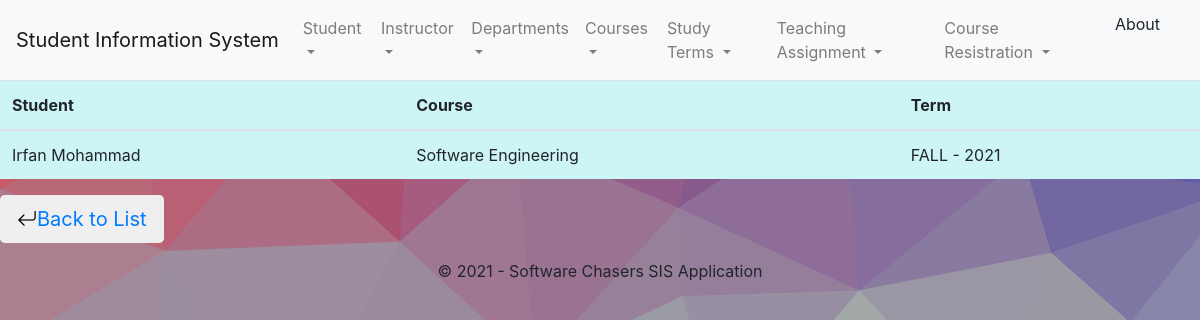
/registration/details/1, run on the app's committed database.
### sisapp/models.py (models this page shows, shortened)
class Registration(models.Model):
    student_id = models.ForeignKey(Student, on_delete=models.CASCADE)
    course_id = models.ForeignKey(Course, on_delete=models.CASCADE)
    term_id = models.ForeignKey(StudyTerm, on_delete=models.CASCADE)

class Student(models.Model):
    student_id = models.IntegerField(primary_key=True)
    student_first_name = models.CharField(max_length=32)
    student_last_name = models.CharField(max_length=32)
    student_email = models.EmailField()
    student_phone = models.CharField(max_length=32)
    student_address = models.TextField()
    def __str__(self):
        return self.student_first_name + " " + self.student_last_name

class Course(models.Model):
    id = models.AutoField(primary_key=True)
    course_id = models.CharField(max_length=16)
    course_name = models.CharField(max_length=32)
    course_dept_id = models.ForeignKey(Department, on_delete=models.CASCADE)
    def __str__(self):
        return self.course_name

class StudyTerm(models.Model):
    seasons = (
        ('SPRING', 'Spring'),
        ('FALL', 'Fall'),
    )
    term_id = models.AutoField(primary_key=True)
    term_start_date = models.DateField()
    term_end_date = models.DateField()
    term_season = models.CharField(max_length=32, choices=seasons)
    term_year = models.CharField(max_length=8)
    def __str__(self):
        return "{} - {}".format(self.term_season, self.term_year)

### sisapp/Views/registrationViews.py (the view)
class RegistrationDetailView(DetailView):
    model = Registration

### templates/registration/registration_list_item.html (shortened to what this page needs)
{% extends 'base.html' %}
{% block body_block %}
<table class="table table-hover">
<thead>
<tr>
    <th scope="col">Student</th>
    <th scope="col">Course</th>
    <th scope="col">Term</th>
</tr>
</thead>
<tbody>
    <tr>
        <td>{{ object.student_id }}</td>
        <td>{{ object.course_id }}</td>
        <td>{{ object.term_id }}</td>
    </tr>
</tbody>
</table>
<button type="button" class="btn btn-default btn-lg">
  <span class="bi bi-arrow-return-left" aria-hidden="true"><a  href="{% url 'sisapp:registration_list' %}" >Back to List</a></span>
</button>
{% endblock %}

### templates/base.html (style rules this page uses)
td,th { background: #CDF5F6; }
body { min-height: 80vh; height: auto !important; height: 100%; margin: 0 auto -60px; }

### data on the page
Registration: student_id "Irfan Mohammad", course_id "Software Engineering", term_id "FALL - 2021"
